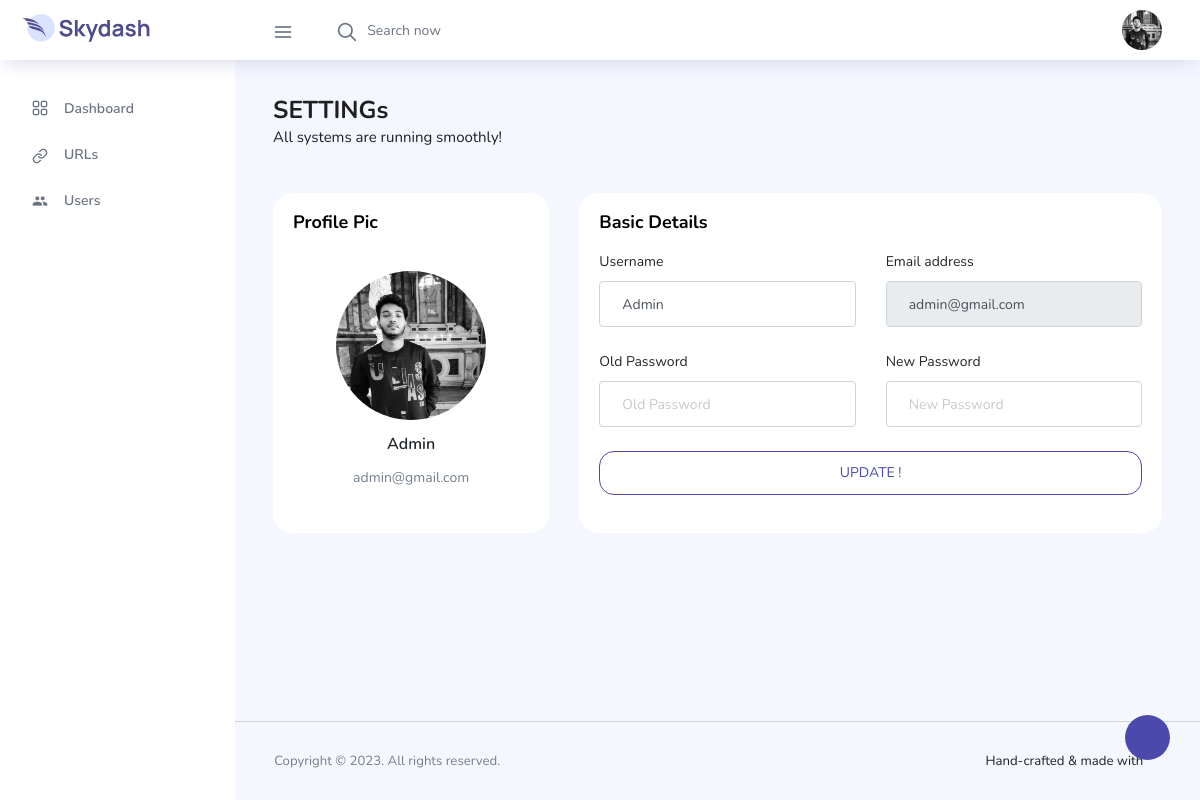
The app's page /admin/settings.php (signed in) with its own data.
### tables this page shows
CREATE TABLE `users` (
  `id` int(250) NOT NULL,
  `name` varchar(100) NOT NULL,
  `email` varchar(250) NOT NULL,
  `image` varchar(250) NOT NULL,
  `password` varchar(100) NOT NULL,
  `cpassword` varchar(100) NOT NULL,
  `date` datetime NOT NULL DEFAULT current_timestamp(),
  `role` varchar(100) NOT NULL DEFAULT 'user'
);

### admin/settings.php (the view, shortened to what this page needs)
<?php
  require_once'./components/header.php';
?>
      <div class="main-panel">
        <div class="content-wrapper">
          <div class="row">
            <div class="col-md-12 mb-5">
                <h3 class="font-weight-bold">SETTINGs</h3>
                <h6 class="font-weight-normal mb-0">All systems are running smoothly!</h6>
            </div>
          </div>
          <div class="row">
              <div class="col-md-4 grid-margin">
                <div class="card">
                  <div class="card-body">
                    <h4 class="card-title">Profile Pic</h4>
                    <form class="forms-sample">
                      <div class="card-body text-center">
                        <?php
                           $email = $_SESSION['email'];
                            $selectQuery = mysqli_query($conn, "SELECT * FROM `users` WHERE email = '$email'");
                            $result = mysqli_fetch_assoc($selectQuery);
                        ?>
                          <img src="../<?php echo $result['image']; ?>" alt="avatar" class="rounded-circle img-fluid" style="width: 150px;">
                          <h5 class="my-3"><?php echo $result['name']; ?></h5>
                          <p class="text-muted mb-1"><?php echo $result['email']; ?></p>
                      </div>
                    </form>
                  </div>
                </div>
              </div>
              <div class="col-md-8 grid-margin stretch-card">
                <div class="card">
                  <div class="card-body">
                    <h4 class="card-title">Basic Details</h4>
                    <form class="forms-sample" method="post" action="">
                    <div class="row">
                      <div class="form-group col">
                        <label for="exampleInputUsername1">Username</label>
                        <input type="text" name="name" class="form-control" id="exampleInputUsername1" value="<?php echo $result['name']; ?>" required>
                      </div>
                      <div class="form-group col">
                        <label for="exampleInputEmail1">Email address</label>
                        <input type="email" class="form-control" id="exampleInputEmail1" value="<?php echo $result['email']; ?>" readonly required>
                      </div>
                    </div>
                    <div class="row">
                      <div class="form-group col">
                        <label for="exampleInputPassword1">Old Password</label>
                        <input type="password" name="opassword" class="form-control" id="exampleInputPassword1" placeholder="Old Password">
                      </div>
                      <div class="form-group col">
                        <label for="exampleInputConfirmPassword1">New Password</label>
                        <input type="password" name="npassword" class="form-control" id="exampleInputConfirmPassword1" placeholder="New Password">
                      </div>
                    </div>
                      <button class="btn btn-outline-primary btn-block" type="submit" name="submit">UPDATE  !</button>
                  </form>
                  </div>
                </div>
              </div>
          </div>
        </div>
<?php
  require_once'./components/footer.php';
?>

### admin/components/header.php (shortened to what this page needs)
<?php
  include'../connection.php';
  $email = $_SESSION['email'];
  $selectQuery = mysqli_query($conn, "SELECT * FROM `users` WHERE email = '$email'");
  $result = mysqli_fetch_assoc($selectQuery);
?>
<!DOCTYPE html>
<html lang="en">
<head>
  <link rel="stylesheet" href="vendors/feather/feather.css">
  <link rel="stylesheet" href="vendors/ti-icons/css/themify-icons.css">
  <link rel="stylesheet" href="vendors/css/vendor.bundle.base.css">
  <link href="https://cdn.jsdelivr.net/npm/bootstrap@5.3.0-alpha1/dist/css/bootstrap.min.css" rel="stylesheet">
  <link rel="stylesheet" href="vendors/datatables.net-bs4/dataTables.bootstrap4.css">
  <link rel="stylesheet" href="vendors/ti-icons/css/themify-icons.css">
  <link rel="stylesheet" type="text/css" href="js/select.dataTables.min.css">
  <link rel="stylesheet" href="vendors/mdi/css/materialdesignicons.min.css">
  <link rel="stylesheet" href="css/vertical-layout-light/style.css">
</head>
<body>
  <div class="container-scroller">
    <nav class="navbar col-lg-12 col-12 p-0 fixed-top d-flex flex-row">
      <div class="text-center navbar-brand-wrapper d-flex align-items-center justify-content-center">
        <a class="navbar-brand brand-logo mr-5" href="index.html"><img src="images/logo.svg" class="mr-2" alt="logo"/></a>
      </div>
      <div class="navbar-menu-wrapper d-flex align-items-center justify-content-end">
        <button class="navbar-toggler navbar-toggler align-self-center" type="button" data-toggle="minimize">
          <span class="icon-menu"></span>
        </button>
        <ul class="navbar-nav mr-lg-2">
          <li class="nav-item nav-search d-none d-lg-block">
            <div class="input-group">
              <div class="input-group-prepend hover-cursor" id="navbar-search-icon">
                <span class="input-group-text" id="search">
                  <i class="icon-search"></i>
                </span>
              </div>
              <input type="text" class="form-control" id="navbar-search-input" placeholder="Search now" aria-label="search" aria-describedby="search">
            </div>
          </li>
        </ul>
        <ul class="navbar-nav navbar-nav-right">
          <li class="nav-item nav-profile dropdown">
            <a class="nav-link dropdown-toggle" href="#" data-toggle="dropdown" id="profileDropdown">
              <img src="../<?php echo $result['image']; ?>" alt="profile" />
            </a>
          </li>
        </ul>
      </div>
    </nav>
    <div class="container-fluid page-body-wrapper">
      <div class="theme-setting-wrapper">
        <div id="settings-trigger"><i class="ti-settings"></i></div>
      </div>
      <nav class="sidebar sidebar-offcanvas" id="sidebar">
        <ul class="nav">
          <li class="nav-item">
            <a class="nav-link" href="index.php">
              <i class="icon-grid menu-icon"></i>
              <span class="menu-title">Dashboard</span>
            </a>
          </li>
          <li class="nav-item">
            <a class="nav-link" data-toggle="collapse" href="#auth" aria-expanded="false" aria-controls="auth">
              <i class="icon-link menu-icon"></i>
              <span class="menu-title">URLs</span>
              <i class="menu-arrow"></i>
            </a>
          </li>
          <li class="nav-item">
            <a class="nav-link" href="./users.php">
              <i class="mdi mdi-account-multiple menu-icon"></i>
              <span class="menu-title">Users</span>
            </a>
          </li>
        </ul>
      </nav>

### records on screen
users: image (picture), name "Admin", email "admin@gmail.com"
